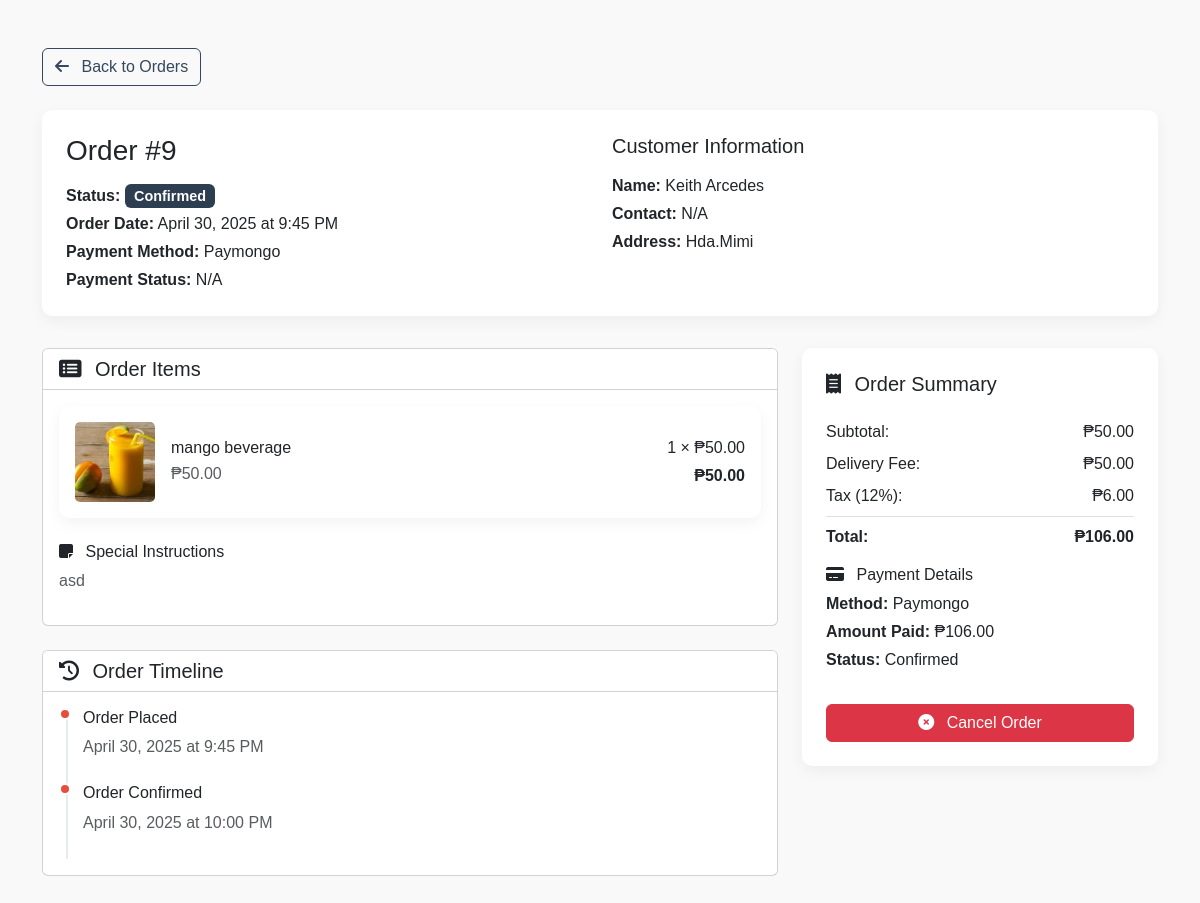
The app's page /customer/order_details.php?id=9 (signed in) with its own data.
### tables this page shows
CREATE TABLE `orders` (
  `order_id` int(11) NOT NULL,
  `customer_id` int(11) NOT NULL,
  `total_amount` decimal(10,2) NOT NULL,
  `subtotal` double NOT NULL,
  `status` enum('pending','confirmed','completed','cancelled') DEFAULT 'pending',
  `order_date` datetime DEFAULT current_timestamp(),
  `delivery_address` varchar(255) NOT NULL,
  `contact_number` varchar(50) NOT NULL,
  `special_instructions` varchar(100) NOT NULL,
  `payment_method` enum('paymongo','cod','','') NOT NULL,
  `delivery_fee` double NOT NULL,
  `tax` double NOT NULL
);

CREATE TABLE `customers` (
  `customer_id` int(11) NOT NULL,
  `user_id` int(11) NOT NULL,
  `first_name` varchar(100) DEFAULT NULL,
  `last_name` varchar(100) NOT NULL
);

CREATE TABLE `order_items` (
  `order_item_id` int(11) NOT NULL,
  `order_id` int(11) NOT NULL,
  `menu_id` int(11) NOT NULL,
  `quantity` int(11) NOT NULL,
  `price` decimal(10,2) NOT NULL,
  `item_total` double NOT NULL
);

CREATE TABLE `menus` (
  `menu_id` int(11) NOT NULL,
  `name` varchar(100) NOT NULL,
  `description` text DEFAULT NULL,
  `price` decimal(10,2) NOT NULL,
  `image_url` varchar(255) DEFAULT NULL,
  `avail` enum('Available','NotAvailable','','') NOT NULL,
  `category` enum('sizzling','beverage','','') NOT NULL
);

CREATE TABLE `payments` (
  `payment_id` int(11) NOT NULL,
  `order_id` int(11) NOT NULL,
  `payment_method` varchar(50) DEFAULT NULL,
  `payment_date` datetime DEFAULT current_timestamp(),
  `amount_paid` decimal(10,2) NOT NULL,
  `status` enum('pending','confirmed','completed','') NOT NULL
);

### customer/order_details.php (the view, shortened to what this page needs)
<?php
require_once '../dbcon.php';
$order_id = isset($_GET['id']) ? intval($_GET['id']) : 0;
$user_id = $_SESSION['user_id'];
$customer_stmt = $conn->prepare("SELECT customer_id FROM customers WHERE user_id = ?");
$customer_stmt->bind_param("i", $user_id);
$customer_stmt->execute();
$customer_result = $customer_stmt->get_result();
$customer = $customer_result->fetch_assoc();
$order_stmt = $conn->prepare("
    SELECT o.*, c.first_name, c.last_name,
           p.payment_method AS payment_method_from_payments, p.amount_paid
    FROM orders o
    JOIN customers c ON o.customer_id = c.customer_id
    LEFT JOIN payments p ON o.order_id = p.order_id
    WHERE o.order_id = ? AND o.customer_id = ?
");
$order_stmt->bind_param("ii", $order_id, $customer['customer_id']);
$order_stmt->execute();
$order_result = $order_stmt->get_result();
$order = $order_result->fetch_assoc();
$items_stmt = $conn->prepare("
    SELECT oi.*, m.name AS item_name, m.image_url
    FROM order_items oi
    LEFT JOIN menus m ON oi.menu_id = m.menu_id
    WHERE oi.order_id = ?
");
$items_stmt->bind_param("i", $order_id);
$items_stmt->execute();
$items = $items_stmt->get_result()->fetch_all(MYSQLI_ASSOC);
?>
<!DOCTYPE html>
<html lang="en">
<head>
    <link href="../assets/styles/styles.css" rel="stylesheet">
    <link rel="stylesheet" href="https://cdnjs.cloudflare.com/ajax/libs/font-awesome/6.4.0/css/all.min.css">
</head>
<body>
    <div class="container py-5">
        <div class="row mb-4">
            <div class="col-12">
                <a href="orders.php" class="btn btn-outline-secondary">
                    <i class="fas fa-arrow-left me-2"></i> Back to Orders
                </a>
            </div>
        </div>
        <div class="order-header">
            <div class="row">
                <div class="col-md-6">
                    <h3 class="mb-3">Order #<?= $order['order_id'] ?></h3>
                    <p class="mb-1"><strong>Status:</strong>
                        <span class="badge status-badge bg-<?php
                            switch($order['status']) {
                                case 'confirmed': echo 'primary'; break;
                            }
                        ?>">
                            <?= ucfirst($order['status']) ?>
                        </span>
                    </p>
                    <p class="mb-1"><strong>Order Date:</strong> <?= date('F j, Y \a\t g:i A', strtotime($order['order_date'])) ?></p>
                    <p class="mb-1"><strong>Payment Method:</strong> <?= ucfirst($order['payment_method'] ?? 'N/A') ?></p>
                    <p class="mb-0"><strong>Payment Status:</strong> <?= ucfirst($order['payment_status'] ?? 'N/A') ?></p>
                </div>
                <div class="col-md-6">
                    <h5 class="mb-3">Customer Information</h5>
                    <p class="mb-1"><strong>Name:</strong> <?= htmlspecialchars($order['first_name'] . ' ' . $order['last_name']) ?></p>
                    <p class="mb-1"><strong>Contact:</strong> <?= htmlspecialchars($order['phone'] ?? 'N/A') ?></p>
                    <p class="mb-0"><strong>Address:</strong> <?= nl2br(htmlspecialchars($order['delivery_address'])) ?></p>
                </div>
            </div>
        </div>
        <div class="row">
            <div class="col-lg-8">
                <div class="card mb-4">
                    <div class="card-header bg-white">
                        <h5 class="mb-0"><i class="fas fa-list-alt me-2"></i> Order Items</h5>
                    </div>
                    <div class="card-body">
                        <?php foreach ($items as $item): ?>
                            <div class="order-item d-flex justify-content-between align-items-center">
                                <div class="d-flex align-items-center">
                                    <img src="<?= htmlspecialchars($item['image_url']) ?>"
                                        class="product-img"
                                        alt="<?= htmlspecialchars($item['item_name']) ?>"
                                        onerror="this.src='../assets/imgs/default-food.jpg'">
                                    <div class="ms-3">
                                        <h6 class="mb-1"><?= htmlspecialchars($item['item_name']) ?></h6>
                                        <p class="mb-0 text-muted">₱<?= number_format($item['price'], 2) ?></p>
                                    </div>
                                </div>
                                <div class="text-end">
                                    <p class="mb-1"><?= $item['quantity'] ?> × ₱<?= number_format($item['price'], 2) ?></p>
                                    <p class="mb-0 fw-bold">₱<?= number_format($item['item_total'], 2) ?></p>
                                </div>
                            </div>
                        <?php endforeach; ?>
                        <?php if (!empty($order['special_instructions'])): ?>
                            <div class="mt-4">
                                <h6><i class="fas fa-sticky-note me-2"></i> Special Instructions</h6>
                                <p class="text-muted"><?= nl2br(htmlspecialchars($order['special_instructions'])) ?></p>
                            </div>
                        <?php endif; ?>
                    </div>
                </div>
                <div class="card">
                    <div class="card-header bg-white">
                        <h5 class="mb-0"><i class="fas fa-history me-2"></i> Order Timeline</h5>
                    </div>
                    <div class="card-body">
                        <div class="timeline">
                            <div class="timeline-item">
                                <h6>Order Placed</h6>
                                <p class="text-muted mb-0"><?= date('F j, Y \a\t g:i A', strtotime($order['order_date'])) ?></p>
                            </div>
                            <?php if ($order['status'] === 'confirmed' || $order['status'] === 'processing' || $order['status'] === 'completed'): ?>
                                <div class="timeline-item">
                                    <h6>Order Confirmed</h6>
                                    <p class="text-muted mb-0">
                                        <?= $order['status'] === 'pending' ? 'Pending confirmation' :
                                           date('F j, Y \a\t g:i A', strtotime($order['order_date'] . ' +15 minutes')) ?>
                                    </p>
                                </div>
                            <?php endif; ?>
                        </div>
                    </div>
                </div>
            </div>
            <div class="col-lg-4">
                <div class="order-summary">
                    <h5 class="mb-4"><i class="fas fa-receipt me-2"></i> Order Summary</h5>
                    <div class="mb-3">
                        <div class="d-flex justify-content-between mb-2">
                            <span>Subtotal:</span>
                            <span>₱<?= number_format($order['subtotal'], 2) ?></span>
                        </div>
                        <div class="d-flex justify-content-between mb-2">
                            <span>Delivery Fee:</span>
                            <span>₱<?= number_format($order['delivery_fee'], 2) ?></span>
                        </div>
                        <div class="d-flex justify-content-between mb-2">
                            <span>Tax (12%):</span>
                            <span>₱<?= number_format($order['tax'], 2) ?></span>
                        </div>
                        <div class="d-flex justify-content-between border-top pt-2 mb-3">
                            <span class="fw-bold">Total:</span>
                            <span class="fw-bold">₱<?= number_format($order['total_amount'], 2) ?></span>
                        </div>
                    </div>
                    <?php if ($order['payment_method'] && $order['amount_paid']): ?>
                        <div class="mb-3">
                            <h6><i class="fas fa-credit-card me-2"></i> Payment Details</h6>
                            <p class="mb-1"><strong>Method:</strong> <?= ucfirst($order['payment_method']) ?></p>
                            <p class="mb-1"><strong>Amount Paid:</strong> ₱<?= number_format($order['amount_paid'], 2) ?></p>
                            <p class="mb-0"><strong>Status:</strong> <?= ucfirst($order['status']) ?></p>
                        </div>
                    <?php endif; ?>
                    <?php if ($order['status'] === 'pending' || $order['status'] === 'confirmed'): ?>
                        <form method="POST" onsubmit="return confirm('Are you sure you want to cancel this order?');">
                            <button class="btn btn-danger w-100 mt-3">
                                <i class="fas fa-times-circle me-2"></i> Cancel Order
                            </button>
                        </form>
                    <?php endif; ?>
                </div>
            </div>
        </div>
    </div>
</body>
</html>

### customer/order_details.php (style rules this page uses)
:root { --primary-color: #e74c3c; --secondary-color: #2c3e50; --accent-color: #f39c12; }
body { font-family: 'Poppins', sans-serif; background-color: #f9f9f9; }
.order-header { background-color: white; border-radius: 10px; box-shadow: 0 5px 15px rgba(0, 0, 0, 0.05); padding: 1.5rem; margin-bottom: 2rem; }
.order-item { background-color: white; border-radius: 10px; box-shadow: 0 5px 15px rgba(0, 0, 0, 0.05); padding: 1rem; margin-bottom: 1rem; }
.order-summary { background-color: white; border-radius: 10px; box-shadow: 0 5px 15px rgba(0, 0, 0, 0.05); padding: 1.5rem; }
.product-img { min-width: 80px; width: 80px; height: 80px; object-fit: cover; border-radius: 5px; }
.status-badge { font-size: 0.9rem; padding: 0.35em 0.65em; }
.timeline { position: relative; padding-left: 1.5rem; }
.timeline::before { content: ''; position: absolute; left: 7px; top: 0; bottom: 0; width: 2px; background-color: #e9ecef; }
.timeline-item { position: relative; padding-bottom: 1.5rem; }
.timeline-item::before { content: ''; position: absolute; left: -1.5rem; top: 0; width: 12px; height: 12px; border-radius: 50%; background-color: var(--primary-color); border: 2px solid white; }

### records on screen
orders: order_id "9", status "Confirmed", order_date "April 30, 2025 at 9:45 PM", payment_method "Paymongo", customer.last_name "Keith Arcedes", delivery_address "Hda.Mimi", special_instructions "asd", order_date "April 30, 2025 at 10:00 PM", subtotal "50.00", delivery_fee "50.00", tax "6.00", total_amount "106.00", payments.amount_paid "106.00"
order_items: menu.image_url (picture), menu.name "mango beverage", price "50.00", quantity "1", item_total "50.00"

### other values on screen
$order['payment_status'] "N/A"
$order['phone'] "N/A"
